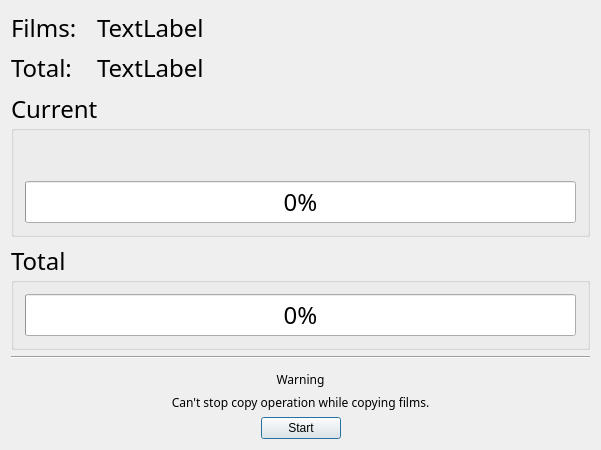
<ui version="4.0" >
 <class>CopyFilmClass</class>
 <widget class="QDialog" name="CopyFilmClass" >
  <property name="geometry" >
   <rect>
    <x>0</x>
    <y>0</y>
    <width>601</width>
    <height>411</height>
   </rect>
  </property>
  <property name="contextMenuPolicy" >
   <enum>Qt::DefaultContextMenu</enum>
  </property>
  <property name="windowTitle" >
   <string>CopyFilm</string>
  </property>
  <layout class="QVBoxLayout" name="verticalLayout" >
   <item>
    <layout class="QVBoxLayout" name="verticalLayout_3" >
     <item>
      <layout class="QHBoxLayout" name="horizontalLayout_6" >
       <item>
        <widget class="QLabel" name="label_3" >
         <property name="maximumSize" >
          <size>
           <width>80</width>
           <height>16777215</height>
          </size>
         </property>
         <property name="font" >
          <font>
           <family>Book Antiqua</family>
           <pointsize>18</pointsize>
           <weight>50</weight>
           <italic>false</italic>
           <bold>false</bold>
           <underline>false</underline>
           <strikeout>false</strikeout>
          </font>
         </property>
         <property name="text" >
          <string>Films:</string>
         </property>
        </widget>
       </item>
       <item>
        <widget class="QLabel" name="label_2" >
         <property name="font" >
          <font>
           <family>Book Antiqua</family>
           <pointsize>18</pointsize>
           <weight>50</weight>
           <italic>false</italic>
           <bold>false</bold>
           <underline>false</underline>
           <strikeout>false</strikeout>
          </font>
         </property>
         <property name="text" >
          <string>TextLabel</string>
         </property>
        </widget>
       </item>
      </layout>
     </item>
     <item>
      <layout class="QHBoxLayout" name="horizontalLayout_7" >
       <item>
        <widget class="QLabel" name="label_5" >
         <property name="maximumSize" >
          <size>
           <width>80</width>
           <height>16777215</height>
          </size>
         </property>
         <property name="font" >
          <font>
           <family>Book Antiqua</family>
           <pointsize>18</pointsize>
           <weight>50</weight>
           <italic>false</italic>
           <bold>false</bold>
           <underline>false</underline>
           <strikeout>false</strikeout>
          </font>
         </property>
         <property name="text" >
          <string>Total:</string>
         </property>
        </widget>
       </item>
       <item>
        <widget class="QLabel" name="label_4" >
         <property name="font" >
          <font>
           <family>Book Antiqua</family>
           <pointsize>18</pointsize>
           <weight>50</weight>
           <italic>false</italic>
           <bold>false</bold>
           <underline>false</underline>
           <strikeout>false</strikeout>
          </font>
         </property>
         <property name="text" >
          <string>TextLabel</string>
         </property>
        </widget>
       </item>
      </layout>
     </item>
    </layout>
   </item>
   <item>
    <layout class="QHBoxLayout" name="horizontalLayout_2" >
     <item>
      <widget class="QGroupBox" name="groupBox" >
       <property name="font" >
        <font>
         <family>Book Antiqua</family>
         <pointsize>18</pointsize>
         <weight>50</weight>
         <italic>false</italic>
         <bold>false</bold>
         <underline>false</underline>
         <strikeout>false</strikeout>
        </font>
       </property>
       <property name="title" >
        <string>Current</string>
       </property>
       <layout class="QVBoxLayout" name="verticalLayout_2" >
        <item>
         <widget class="QLabel" name="label" />
        </item>
        <item>
         <widget class="QProgressBar" name="progressBar" >
          <property name="value" >
           <number>0</number>
          </property>
         </widget>
        </item>
       </layout>
      </widget>
     </item>
    </layout>
   </item>
   <item>
    <layout class="QHBoxLayout" name="horizontalLayout_3" >
     <item>
      <widget class="QGroupBox" name="groupBox_2" >
       <property name="font" >
        <font>
         <family>Book Antiqua</family>
         <pointsize>18</pointsize>
         <weight>50</weight>
         <italic>false</italic>
         <bold>false</bold>
         <underline>false</underline>
         <strikeout>false</strikeout>
        </font>
       </property>
       <property name="title" >
        <string>Total</string>
       </property>
       <layout class="QVBoxLayout" name="verticalLayout_4" >
        <item>
         <widget class="QProgressBar" name="progressBar_2" >
          <property name="value" >
           <number>0</number>
          </property>
         </widget>
        </item>
       </layout>
      </widget>
     </item>
    </layout>
   </item>
   <item>
    <layout class="QVBoxLayout" name="verticalLayout_5" >
     <item>
      <widget class="Line" name="line" >
       <property name="orientation" >
        <enum>Qt::Horizontal</enum>
       </property>
      </widget>
     </item>
     <item>
      <widget class="QListWidget" name="listWidget" >
       <property name="maximumSize" >
        <size>
         <width>0</width>
         <height>0</height>
        </size>
       </property>
      </widget>
     </item>
     <item>
      <widget class="QLabel" name="label_6" >
       <property name="font" >
        <font>
         <family>Book Antiqua</family>
         <pointsize>9</pointsize>
         <weight>50</weight>
         <italic>false</italic>
         <bold>false</bold>
         <underline>false</underline>
         <strikeout>false</strikeout>
        </font>
       </property>
       <property name="text" >
        <string>Warning</string>
       </property>
       <property name="alignment" >
        <set>Qt::AlignCenter</set>
       </property>
      </widget>
     </item>
     <item>
      <widget class="QLabel" name="label_7" >
       <property name="font" >
        <font>
         <family>Book Antiqua</family>
         <pointsize>9</pointsize>
         <weight>50</weight>
         <italic>false</italic>
         <bold>false</bold>
         <underline>false</underline>
         <strikeout>false</strikeout>
        </font>
       </property>
       <property name="text" >
        <string>Can't stop copy operation while copying films.</string>
       </property>
       <property name="alignment" >
        <set>Qt::AlignCenter</set>
       </property>
      </widget>
     </item>
    </layout>
   </item>
   <item>
    <layout class="QHBoxLayout" name="horizontalLayout_8" >
     <item>
      <spacer name="horizontalSpacer_2" >
       <property name="orientation" >
        <enum>Qt::Horizontal</enum>
       </property>
       <property name="sizeHint" stdset="0" >
        <size>
         <width>40</width>
         <height>20</height>
        </size>
       </property>
      </spacer>
     </item>
     <item>
      <widget class="QPushButton" name="pushButton" >
       <property name="text" >
        <string>Start</string>
       </property>
      </widget>
     </item>
     <item>
      <spacer name="horizontalSpacer" >
       <property name="orientation" >
        <enum>Qt::Horizontal</enum>
       </property>
       <property name="sizeHint" stdset="0" >
        <size>
         <width>40</width>
         <height>20</height>
        </size>
       </property>
      </spacer>
     </item>
    </layout>
   </item>
  </layout>
 </widget>
 <layoutdefault spacing="6" margin="11" />
 <resources/>
 <connections/>
</ui>
